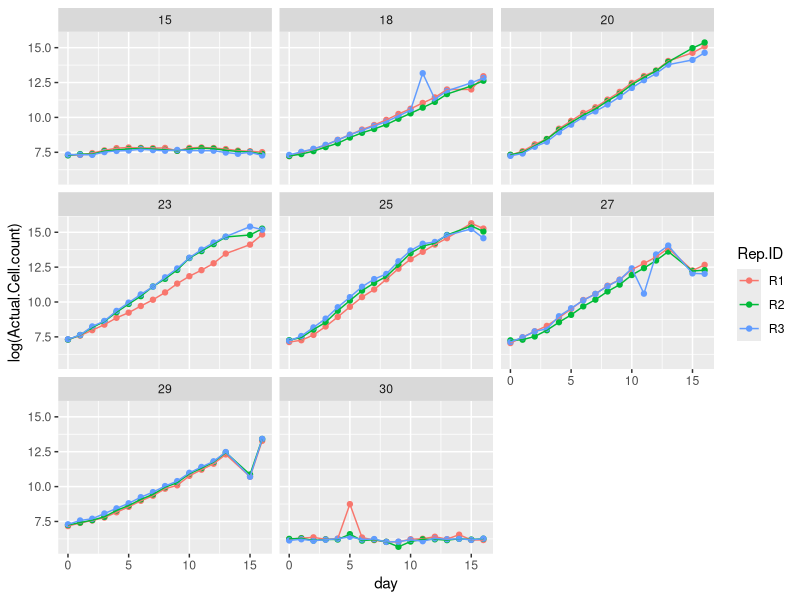
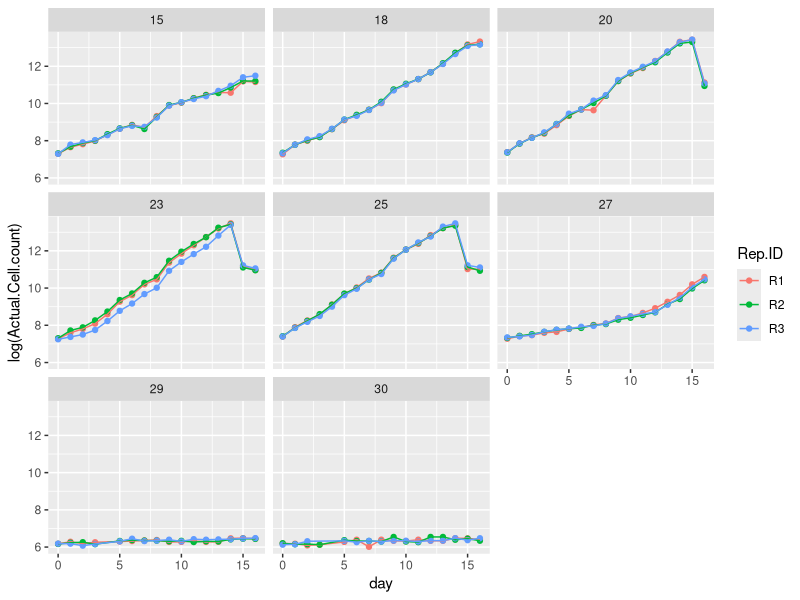
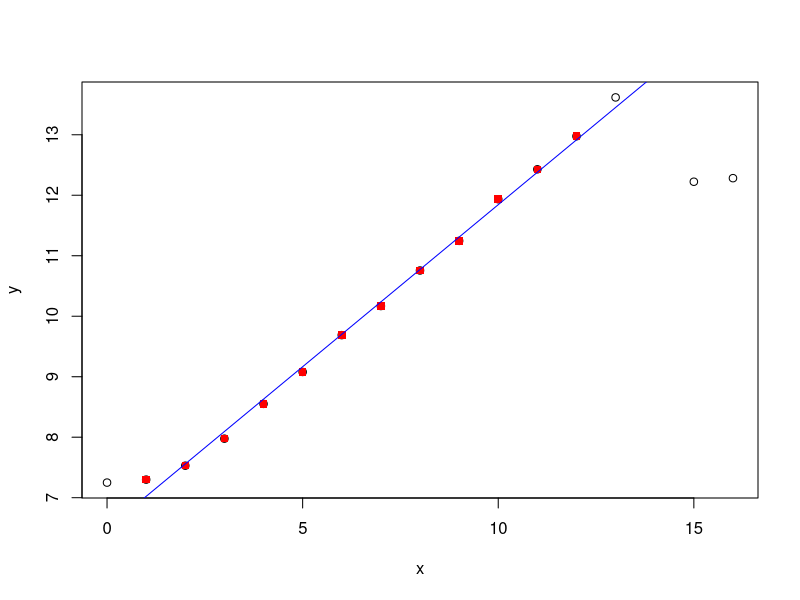
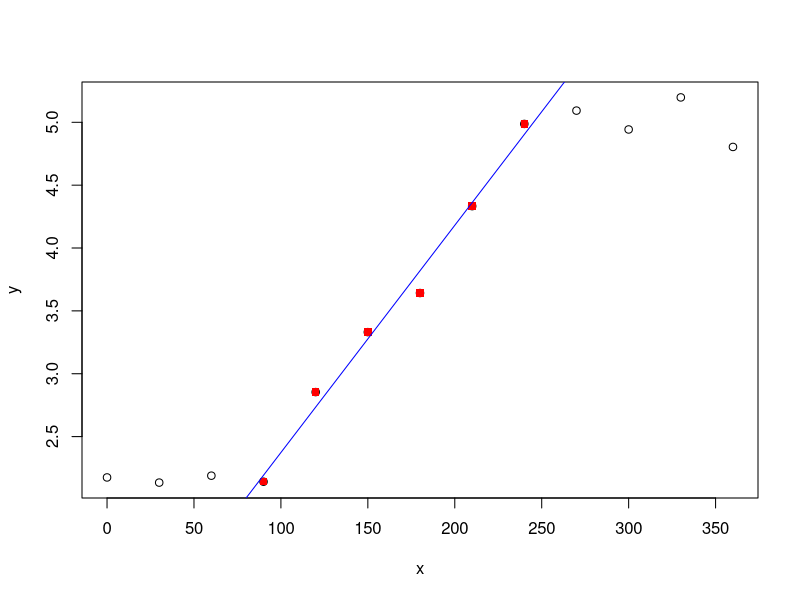
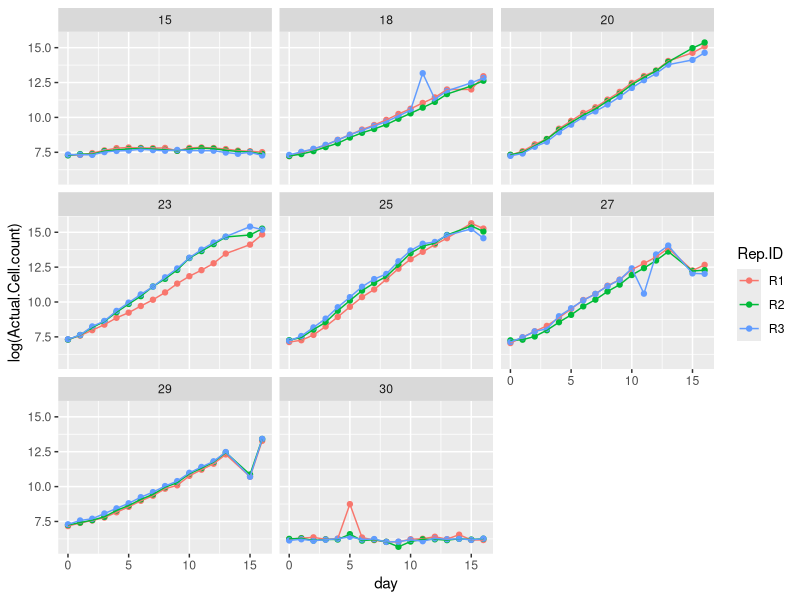
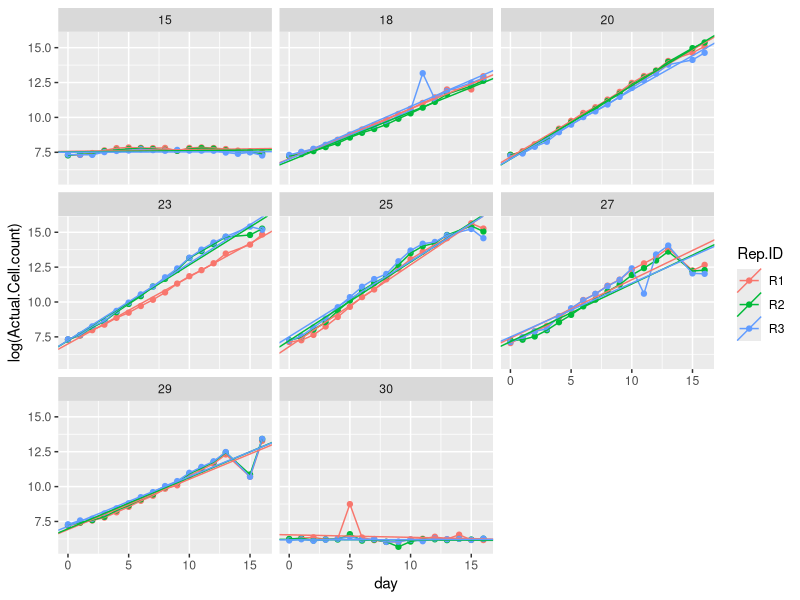
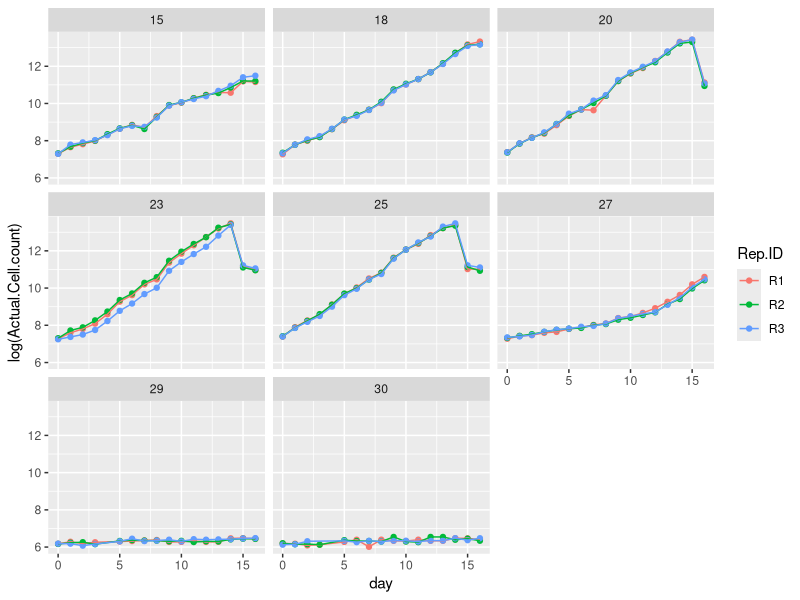
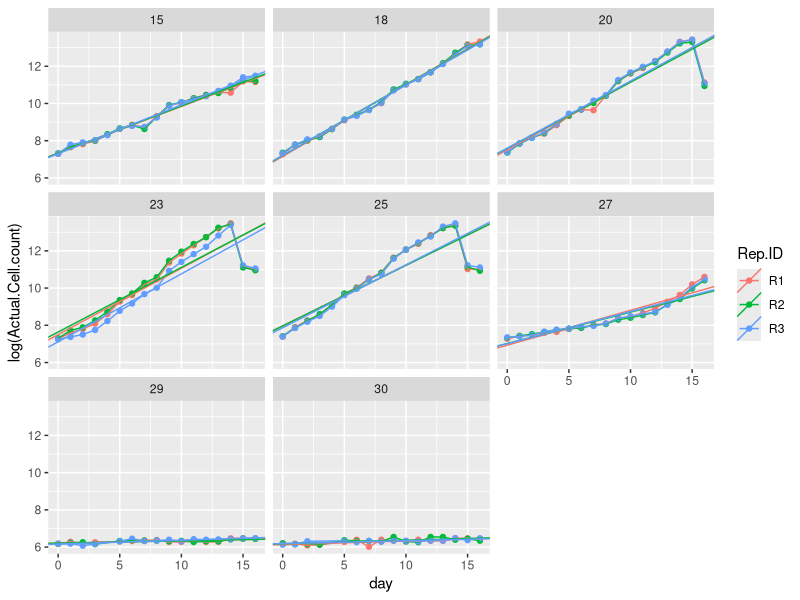

R code for these plots, in order:
library(ggplot2)
library(dplyr)

#####getting data ready#####
#read in data
b_tpc <- read.csv("Pc_B_TPC.csv", sep=",", as.is=TRUE, header=TRUE)
d_tpc <- read.csv("Pc_D_TPC.csv", sep=",", as.is=TRUE, header=TRUE)

#cut extra rows from b_tpc
b_tpc <- b_tpc[1:408,]

#get rid of ones not numbers in d_tpc and make numeric
d_tpc <- d_tpc[-which(d_tpc$Actual.Cell.count=="#VALUE!"),]
d_tpc$Actual.Cell.count <- as.numeric(d_tpc$Actual.Cell.count)

#extract date information
b_tpc$Date <- NA
for (i in 1:length(b_tpc$File.ID)){
  b_tpc$Date[i] <- strsplit(b_tpc$File.ID[i], "_")[[1]][4]
}

d_tpc$Date <- NA
for (i in 1:length(d_tpc$File.ID)){
  d_tpc$Date[i] <- strsplit(d_tpc$File.ID[i], "_")[[1]][4]
}

b_tpc$Date <- format(as.Date(b_tpc$Date, "%d%m%Y"), "20%y-%m-%d")
d_tpc$Date <- format(as.Date(d_tpc$Date, "%d%m%Y"), "20%y-%m-%d")

#convert to days since beginning
b_tpc$day <- as.numeric(round(difftime(b_tpc$Date, b_tpc$Date[1], units="days"), digits=0))
d_tpc$day <- as.numeric(round(difftime(d_tpc$Date, d_tpc$Date[1], units="days"), digits=0))

#convert treatment temps to numbers
d_tpc$Treatment <- sub("c","",d_tpc$Treatment)
d_tpc$Treatment <- as.numeric(d_tpc$Treatment)

b_tpc$Treatment <- sub("c","",b_tpc$Treatment)
b_tpc$Treatment <- as.numeric(b_tpc$Treatment)

#remove NAs from b_tpc
b_tpc <- b_tpc[-which(is.na(b_tpc$Actual.Cell.count)),]

#####plot growth curves######
ggplot(data=b_tpc, aes(x=day, y=log(Actual.Cell.count), col=Rep.ID))+
  geom_point()+
  geom_line(aes(group=Rep.ID))+
  facet_wrap(~Treatment)

ggplot(data=d_tpc, aes(x=day, y=log(Actual.Cell.count), col=Rep.ID))+
  geom_point()+
  geom_line(aes(group=Rep.ID))+
  facet_wrap(~Treatment)

#####cut to exponential phase - check this####
library(zoo)
sub1 <- subset(b_tpc, Treatment==27&Rep.ID=="R2")
a <- data.frame(x=sub1$day,
                y=log(sub1$Actual.Cell.count))
f <- function (d) {
  m <- lm(y~x, as.data.frame(d))
  return(coef(m)[2])
}
co <- rollapply(a, 3, f, by.column=F)
co.cl <- kmeans(co, 2)
b.points <- which(co.cl$cluster == match(max(co.cl$centers), co.cl$centers))+1
RES <- a[b.points,]
plot(y~x, data=a)
points(RES,pch=15,col="red")
abline(lm(y~x,RES),col="blue")
#' not working right now


a <- data.frame(x=c(0, 30, 60, 90, 120, 150, 180, 210, 240, 270, 300, 330, 360),
                y=c(2.175, 2.134, 2.189, 2.141, 2.854, 3.331, 3.642, 4.333, 4.987, 5.093, 4.943, 5.198, 4.804))
f <- function (d) {
  m <- lm(y~x, as.data.frame(d))
  return(coef(m)[2])
}
co <- rollapply(a, 3, f, by.column=F)
co.cl <- kmeans(co, 2)
b.points <- which(co.cl$cluster == match(max(co.cl$centers), co.cl$centers))+1
RES <- a[b.points,]
plot(a)
points(RES,pch=15,col="red")
abline(lm(y~x,RES),col="blue")

#####fit lines####
#basic regression line - by replicate
#for b
rep <- c()
temp <- c()
int <- c()
sl <- c()
for (i in unique(b_tpc$Treatment)){
  sub <- subset(b_tpc, Treatment==i)
  for (j in unique(sub$Rep.ID)){
    sub2 <- subset(sub, Rep.ID==j)
    mod <- lm(log(Actual.Cell.count)~day, sub2)
    int <- c(int, mod$coefficients[1])
    sl <- c(sl, mod$coefficients[2])
    rep <- c(rep, j)
    temp <- c(temp, i)
  }
}

b_gr <- data.frame(temp, rep, int, sl)
names(b_gr) <- c("Treatment","Rep.ID","int","sl")

p <- ggplot(data=b_tpc, aes(x=day, y=log(Actual.Cell.count), col=Rep.ID))+
  geom_point()+
  geom_line(aes(group=Rep.ID))+
  facet_wrap(~Treatment)
p
p + geom_abline(data=b_gr, aes(slope=sl, intercept=int, col=Rep.ID))

#for d
rep <- c()
temp <- c()
int <- c()
sl <- c()
for (i in unique(d_tpc$Treatment)){
  sub <- subset(d_tpc, Treatment==i)
  for (j in unique(sub$Rep.ID)){
    sub2 <- subset(sub, Rep.ID==j)
    mod <- lm(log(Actual.Cell.count)~day, sub2)
    int <- c(int, mod$coefficients[1])
    sl <- c(sl, mod$coefficients[2])
    rep <- c(rep, j)
    temp <- c(temp, i)
  }
}

d_gr <- data.frame(temp, rep, int, sl)
names(d_gr) <- c("Treatment","Rep.ID","int","sl")

p <- ggplot(data=d_tpc, aes(x=day, y=log(Actual.Cell.count), col=Rep.ID))+
  geom_point()+
  geom_line(aes(group=Rep.ID))+
  facet_wrap(~Treatment)
p
p + geom_abline(data=d_gr, aes(slope=sl, intercept=int, col=Rep.ID))

#cut last 2 days for 20, 23 and 25
##FIND REASON FOR THIS!!!!
d_tpc_cut <- d_tpc[!(d_tpc$Treatment%in%c(20,23,25)&d_tpc$day%in%c(15,16)),]

rep <- c()
temp <- c()
int <- c()
sl <- c()
for (i in unique(d_tpc_cut$Treatment)){
  sub <- subset(d_tpc_cut, Treatment==i)
  for (j in unique(sub$Rep.ID)){
    sub2 <- subset(sub, Rep.ID==j)
    mod <- lm(log(Actual.Cell.count)~day, sub2)
    int <- c(int, mod$coefficients[1])
    sl <- c(sl, mod$coefficients[2])
    rep <- c(rep, j)
    temp <- c(temp, i)
  }
}

d_gr_cut <- data.frame(temp, rep, int, sl)
names(d_gr_cut) <- c("Treatment","Rep.ID","int","sl")

p <- ggplot(data=d_tpc_cut, aes(x=day, y=log(Actual.Cell.count), col=Rep.ID))+
  geom_point()+
  geom_line(aes(group=Rep.ID))+
  facet_wrap(~Treatment)
p
p + geom_abline(data=d_gr_cut, aes(slope=sl, intercept=int, col=Rep.ID))

######plot tpcs#####
#b
#find means and variance
b_gr_summary <- b_gr %>% group_by(Treatment) %>%summarise_at(vars(sl), list(avg=mean, sd=sd))
#plot
ggplot(b_gr_summary, aes(x=Treatment, y=avg)) +
  geom_errorbar(aes(ymin=avg-sd, ymax=avg+sd), width=.1) +
  geom_line() +
  geom_point() +
  geom_point(aes(x=23, y=0.525), color="#2BCC41") +
  geom_point(aes(x=29, y=0.362), color="red")


#d
#find means and variance
d_gr_summary <- d_gr %>% group_by(Treatment) %>%summarise_at(vars(sl), list(avg=mean, sd=sd))
#plot
ggplot(d_gr_summary, aes(x=Treatment, y=avg)) +
  geom_errorbar(aes(ymin=avg-sd, ymax=avg+sd), width=.1) +
  geom_line() +
  geom_point() +
  geom_point(aes(x=23, y=0.356), color="#2BCC41") +
  geom_point(aes(x=27, y=0.176), color="red")

#d with points removed
#find means and variance
d_gr_cut_summary <- d_gr_cut %>% group_by(Treatment) %>%summarise_at(vars(sl), list(avg=mean, sd=sd))
#plot
ggplot(d_gr_cut_summary, aes(x=Treatment, y=avg)) +
  geom_errorbar(aes(ymin=avg-sd, ymax=avg+sd), width=.1) +
  geom_line() +
  geom_point() +
  geom_point(aes(x=23, y=0.470), color="#2BCC41") +
  geom_point(aes(x=27, y=0.176), color="red")
